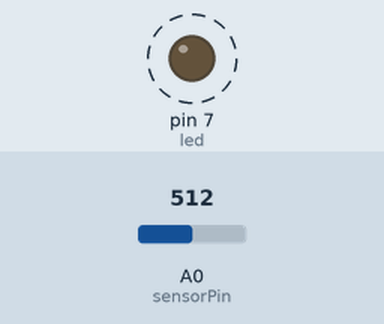
Recording of a sketch running on a simulated Arduino Uno, built with avr-gcc and run on an emulated ATmega328P. Parts: output pins drawn as LEDs (lit = HIGH). Dashed ring = blinking. The inputs (shaded band) are chosen by the test bench; at power-on: A0 (sensorPin) = 512.

Above: at 1.8 s.
1.9 s: A0 (sensorPin) set to 0
At 2.6 s:
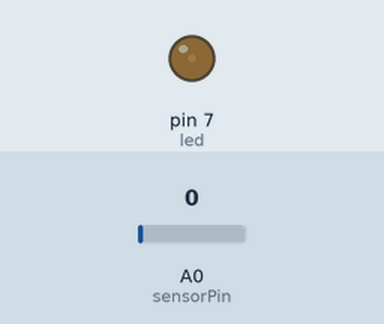
3.6 s: A0 (sensorPin) set to 122
At 3.9 s:
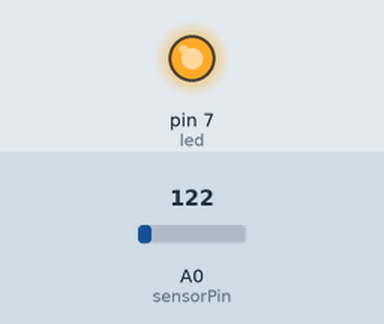
Timing chart, 0 to 13.1 s (numbered marks = the images above; inputs shaded):
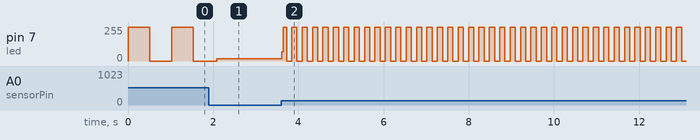

The sketch:

variable_resistor_sensor.ino
```cpp
const int sensorPin = A0;
const int led = 7;
int sensorValue;
void setup ()
{
 pinMode(led, OUTPUT);
}
void loop ()
{
 sensorValue = analogRead(sensorPin);
 digitalWrite(led, HIGH);
 delay(sensorValue);
 digitalWrite(led, LOW);
 delay(sensorValue);
 }
```

Measured:
- after the input at 3.6 s, pin 7 (led): 16/255 → 68/255 at once, then moves between 0/255 and 255/255, repeating every 0.24 s
- by itself, pin 7 (led): alternates 255/255 for 0.51 s and 0/255 for 0.51 s
